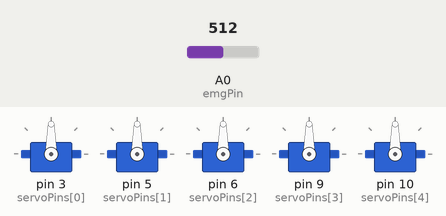
Simulated run of this sketch. Board: Arduino Uno, built with avr-gcc and run on an emulated ATmega328P. On the bench: 5 × servo. The inputs (shaded band) are chosen by the test bench; at power-on: A0 (emgPin) = 512. What the sketch prints to the serial monitor is not drawn.

Above: at 1.2 s.
1.3 s: A0 (emgPin) set to 218
4.3 s: A0 (emgPin) set to 191
At 4.8 s:
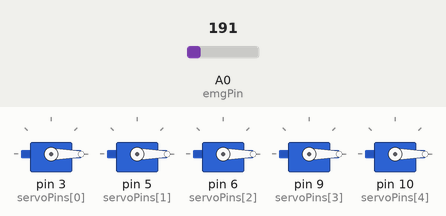
5.8 s: A0 (emgPin) set to 210
At 6.4 s:
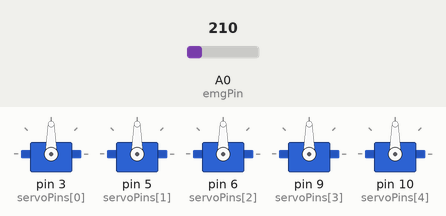
7.3 s: A0 (emgPin) set to 190
At 8.1 s:
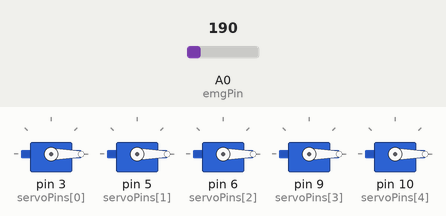
Timing chart, 0 to 9.8 s (numbered marks = the images above; inputs shaded):
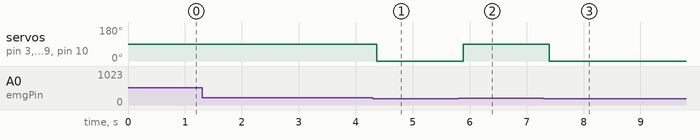

The sketch:

bionic_human_hand_code.ino
```cpp
#include <Servo.h>

// EMG sensor pin
const int emgPin = A0; // EMG sensor output to A0

// Servo control pins
const int servoPins[5] = {3, 5, 6, 9, 10}; // Connect each servo to these digital pins

// EMG activation threshold
const int threshold = 200; // Adjust this based on testing

// Create 5 Servo objects
Servo servos[5];

void setup() {
  // Attach each servo to its respective pin
  for (int i = 0; i < 5; i++) {
    servos[i].attach(servoPins[i]);
    servos[i].write(0); // Start with all servos at 0 degrees
  }

  // Begin serial communication for debugging
  Serial.begin(9600);
  Serial.println("EMG Servo Control Initialized");
}

void loop() {
  // Read EMG signal
  int emgValue = analogRead(emgPin);
  Serial.print("EMG Value: ");
  Serial.println(emgValue);

  if (emgValue > threshold) {
    // Move all servos to 90 degrees
    for (int i = 0; i < 5; i++) {
      servos[i].write(90);
    }
    Serial.println("EMG above threshold → Servos moved to 90°");
  } else {
    // Move all servos to 0 degrees
    for (int i = 0; i < 5; i++) {
      servos[i].write(0);
    }
    Serial.println("EMG below threshold → Servos moved to 0°");
  }

  delay(100); // Short delay for stability
}
```

Measured:
- the behaviour switches between 201 and 200 on A0 (emgPin) (found by bisection; images 0 and 1)
- after the input at 1.3 s, every drawn part: stays the same
- after the input at 4.3 s, servo on pin 3 (servoPins[0]), servo on pin 5 (servoPins[1]), servo on pin 6 (servoPins[2]), servo on pin 9 (servoPins[3]), servo on pin 10 (servoPins[4]): 90° → 0° after 0.07 s
- after the input at 5.8 s, servo on pin 3 (servoPins[0]), servo on pin 5 (servoPins[1]), servo on pin 6 (servoPins[2]), servo on pin 9 (servoPins[3]), servo on pin 10 (servoPins[4]): 0° → 90° after 0.08 s
- after the input at 7.3 s, servo on pin 3 (servoPins[0]), servo on pin 5 (servoPins[1]), servo on pin 6 (servoPins[2]), servo on pin 9 (servoPins[3]), servo on pin 10 (servoPins[4]): 90° → 0° after 0.10 s
